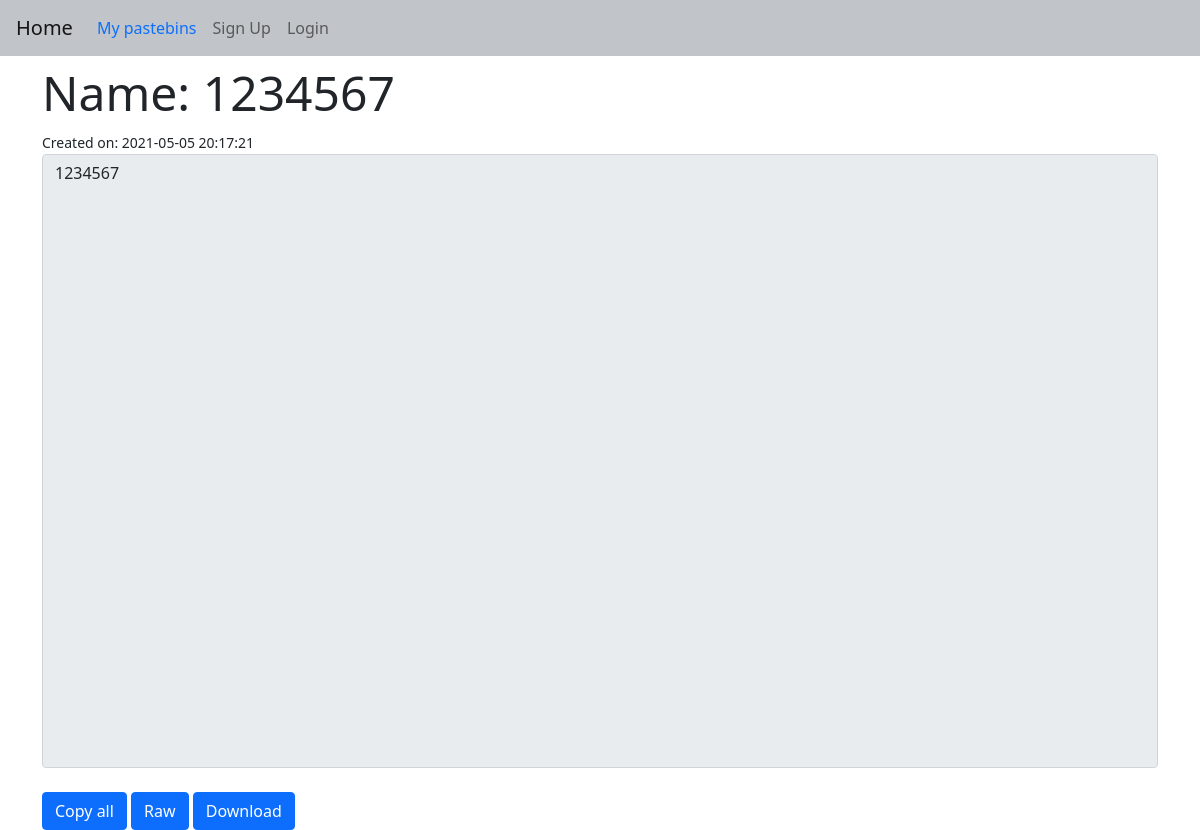
Page /6 on the committed database.
### web/models.py (models this page shows)
class Pastebin(db.Model):
    id = db.Column(db.Integer, primary_key=True)
    title = db.Column(db.String(150), default="Untitled")
    content = db.Column(db.String(6000000))
    link = db.Column(db.String(150), unique=True)
    date = db.Column(db.DateTime(timezone=True), default=func.now())
    password = db.Column(db.String(150))
    user_id = db.Column(db.Integer, db.ForeignKey("user.id"))

### web/blueprints/views.py (the view, shortened to what this page needs)
@views.route("/<link>", methods=["GET", "POST"])
def pastebin(link: str):
   if request.method == "GET":
      pastebin = Pastebin.query.filter_by(link=link).first()
      password_cookie = request.cookies.get(link)
      if pastebin:
         if not pastebin.password or password_cookie == pastebin.password:
            return render_template("pastebin.html", user=current_user, pastebin=pastebin)
      else:
         flash("Can't find pastebin.", category="error")
         return redirect(url_for("views.home"))

### web/templates/pastebin.html (shortened to what this page needs)
{% extends "base.html" %}
{% block content %}
{% if password %}
<form method="POST">
    <h2>This pastebin is private, please enter password</h2>
    <div class="form-group">
        <label for="password">Password</label>
        <input type="password" class="form-control" id="password" name="password" placeholder="Enter password" />
    </div>
    <div align="center">
        <button type="submit" class="btn btn-primary mt-2">Enter</button>
    </div>
</form>
{% else %}
<h1 class="display-5 text-break">Name: {{ pastebin.title }}</h1>
<small>Created on: {{ pastebin.date }}</small>
<textarea rows="25" style="height:100%" name="pastebin" id="pastebin" class="form-control"
    readonly>{{ pastebin.content }}</textarea>
<br>
<button id="copy-all" class="btn btn-primary">Copy all</button>
<a href="/raw/{{ pastebin.link }}"><button id="raw" class="btn btn-primary">Raw</button></a>
<a href="/download/{{ pastebin.link }}"><button id="download" class="btn btn-primary">Download</button></a>
{% endif %}
{% endblock %}

### web/static/css/style.css (style rules this page uses)
textarea { resize: none; }

### rows in the picture
Pastebin: title "1234567", date "2021-05-05 20:17:21", pastebin "1234567"
